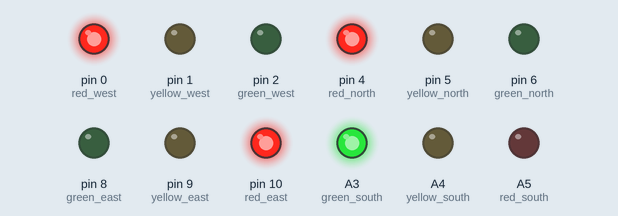
Recording of a sketch running on a simulated Arduino Uno, built with avr-gcc and run on an emulated ATmega328P. Parts: output pins drawn as LEDs (lit = HIGH).

Above: at 0.2 s.
At 0.57 s:
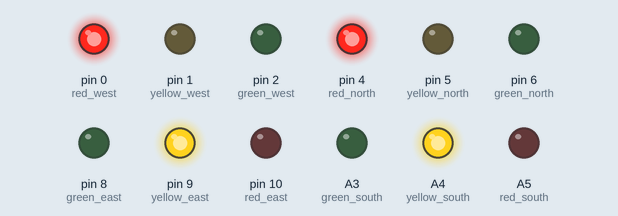
At 1.5 s:
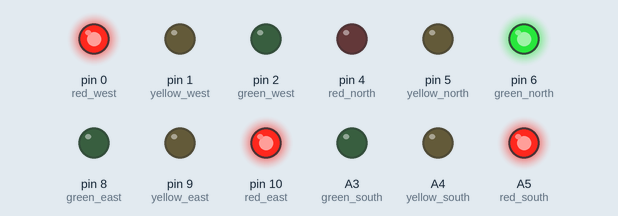
At 2.52 s:
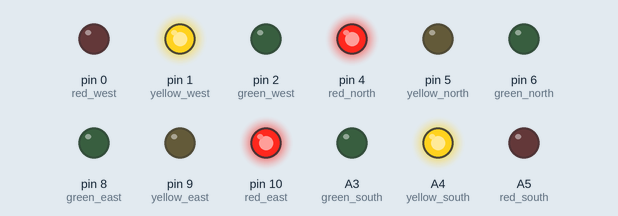
At 3.5 s:
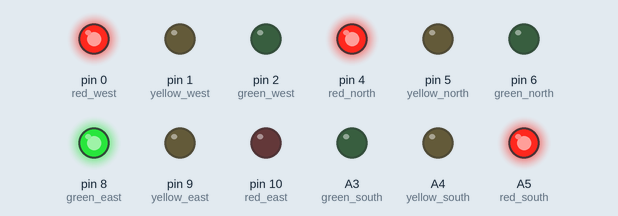
At 4.8 s:
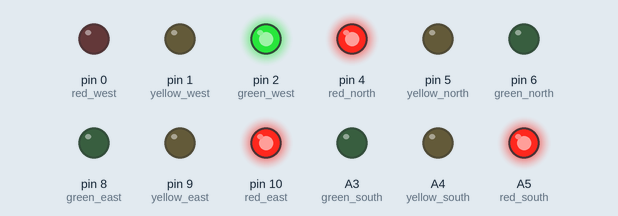
Timing chart, 0 to 6.0 s (numbered marks = the images above):
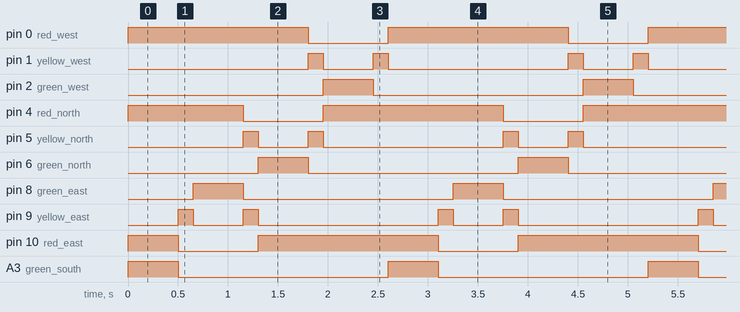

The sketch:

trafficLights.ino
```cpp
int red_south = A5;
int yellow_south = A4;
int green_south = A3;

int red_north = 4;
int yellow_north = 5;
int green_north = 6;

int red_west = 0;
int yellow_west = 1;
int green_west = 2;

int red_east = 10;
int yellow_east = 9;
int green_east = 8;

void setup(){
  pinMode(red_south, OUTPUT);
  pinMode(yellow_south, OUTPUT);
  pinMode(green_south, OUTPUT);

  pinMode(red_north, OUTPUT);
  pinMode(yellow_north, OUTPUT);
  pinMode(green_north, OUTPUT);

  pinMode(red_west, OUTPUT);
  pinMode(yellow_west, OUTPUT);
  pinMode(green_west, OUTPUT);

  pinMode(red_east, OUTPUT);
  pinMode(yellow_east, OUTPUT);
  pinMode(green_east, OUTPUT);
}


void loop() {

  //TURN ON TRAFFIC LIGHTS BY TURNING ON ALL YELLOW


   //SOUTHROAD WILL GO FIRST
   //ON RED LIGHT (NORTH, EAST, WEST)
   digitalWrite(yellow_west, LOW);
   digitalWrite(green_west, LOW);
   digitalWrite(red_north, HIGH);
   digitalWrite(red_east, HIGH);
   digitalWrite(red_west, HIGH);
   digitalWrite(green_south, HIGH);
   digitalWrite(yellow_south, LOW);
   digitalWrite(red_south, LOW);
   delay(500);
   //SOUTHROAD WILL GET READY FOR RED
   //EASTROAD WILL GET READY FOR GREEN
   digitalWrite(yellow_south, HIGH);
   digitalWrite(green_south, LOW);
   digitalWrite(yellow_east, HIGH);
   digitalWrite(red_east, LOW);
   delay(150);
   //EASTROAD WILL GO
   digitalWrite(green_east, HIGH);
   digitalWrite(red_south, HIGH);
   digitalWrite(yellow_south, LOW);
   digitalWrite(yellow_east, LOW);
   digitalWrite(red_north, HIGH);
   digitalWrite(red_west, HIGH);
   delay(500);
   //EASTROAD WILL GET READY FOR RED
   //NORTHROAD WILL GET READY FOR GREEN
   digitalWrite(yellow_east, HIGH);
   digitalWrite(green_east, LOW);
   digitalWrite(yellow_north, HIGH);
   digitalWrite(red_north, LOW);
   delay(150);
   //NORTHROAD WILL GO
   digitalWrite(green_north, HIGH);
   digitalWrite(red_south, HIGH);
   digitalWrite(red_east, HIGH);
   digitalWrite(yellow_east, LOW);
   digitalWrite(yellow_north, LOW);
   digitalWrite(red_north, LOW);
   digitalWrite(red_west, HIGH);
   delay(500);
   //NORTHROAD ROAD WILL GET READY FOR RED
   //WESTROAD WILL GET READY FOR GREEN
   digitalWrite(yellow_north, HIGH);
   digitalWrite(green_north, LOW);
   digitalWrite(yellow_west, HIGH);
   digitalWrite(red_west, LOW);
   delay(150);
   //WESTROAD WILL GO
   digitalWrite(green_west, HIGH);
   digitalWrite(red_south, HIGH);
   digitalWrite(red_east, HIGH);
   digitalWrite(yellow_west, LOW);
   digitalWrite(yellow_north, LOW);
   digitalWrite(red_north, HIGH);
   digitalWrite(red_west, LOW);
   delay(500);
   //WESTROAD ROAD WILL GET READY FOR RED
   //SOUTHROAD WILL GET READY FOR GREEN
   digitalWrite(yellow_west, HIGH);
   digitalWrite(green_west, LOW);
   digitalWrite(yellow_south, HIGH);
   digitalWrite(red_west, LOW);
   digitalWrite(red_south, LOW);
   delay(150);
}
```

Measured:
- by itself, pin 0 (red_west), A5 (red_south): alternates HIGH for 1.8 s and LOW for 0.80 s
- by itself, pin 1 (yellow_west), pin 5 (yellow_north), pin 9 (yellow_east): repeats every 2.6 s: LOW 0.50 s, HIGH 0.15 s, LOW 1.8 s, HIGH 0.15 s
- by itself, pin 2 (green_west), pin 6 (green_north), pin 8 (green_east), A3 (green_south): alternates HIGH for 0.50 s and LOW for 2.1 s
- by itself, pin 4 (red_north), pin 10 (red_east): repeats every 2.6 s: LOW 0.80 s, HIGH 1.8 s
- by itself, A4 (yellow_south): repeats every 2.6 s: LOW 1.8 s, HIGH 0.15 s, LOW 0.50 s, HIGH 0.15 s
